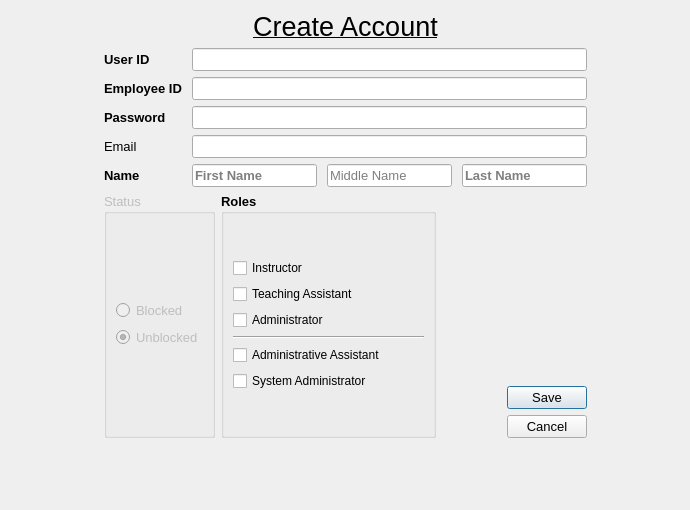
<?xml version="1.0" encoding="UTF-8"?>
<ui version="4.0">
 <class>AccountCreationScreen</class>
 <widget class="QDialog" name="AccountCreationScreen">
  <property name="geometry">
   <rect>
    <x>0</x>
    <y>0</y>
    <width>690</width>
    <height>510</height>
   </rect>
  </property>
  <property name="minimumSize">
   <size>
    <width>690</width>
    <height>510</height>
   </size>
  </property>
  <property name="windowTitle">
   <string>Dialog</string>
  </property>
  <layout class="QGridLayout" name="gridLayout">
   <item row="0" column="1">
    <layout class="QVBoxLayout" name="mainContainer">
     <property name="sizeConstraint">
      <enum>QLayout::SetDefaultConstraint</enum>
     </property>
     <item>
      <widget class="QLabel" name="screenTitle">
       <property name="maximumSize">
        <size>
         <width>16777215</width>
         <height>50</height>
        </size>
       </property>
       <property name="font">
        <font>
         <pointsize>20</pointsize>
         <underline>true</underline>
        </font>
       </property>
       <property name="text">
        <string>Create Account</string>
       </property>
       <property name="alignment">
        <set>Qt::AlignCenter</set>
       </property>
      </widget>
     </item>
     <item>
      <layout class="QGridLayout" name="gridLayout_4">
       <property name="rightMargin">
        <number>0</number>
       </property>
       <property name="horizontalSpacing">
        <number>10</number>
       </property>
       <item row="3" column="0">
        <widget class="QLabel" name="laEmail">
         <property name="sizePolicy">
          <sizepolicy hsizetype="Minimum" vsizetype="Preferred">
           <horstretch>0</horstretch>
           <verstretch>0</verstretch>
          </sizepolicy>
         </property>
         <property name="font">
          <font>
           <pointsize>10</pointsize>
          </font>
         </property>
         <property name="text">
          <string>Email</string>
         </property>
        </widget>
       </item>
       <item row="0" column="1" colspan="5">
        <widget class="QLineEdit" name="leUserID">
         <property name="font">
          <font>
           <pointsize>10</pointsize>
          </font>
         </property>
         <property name="maxLength">
          <number>10</number>
         </property>
        </widget>
       </item>
       <item row="3" column="1" colspan="5">
        <widget class="QLineEdit" name="leEmail">
         <property name="font">
          <font>
           <pointsize>10</pointsize>
          </font>
         </property>
         <property name="maxLength">
          <number>50</number>
         </property>
        </widget>
       </item>
       <item row="2" column="1" colspan="5">
        <widget class="QLineEdit" name="lePassword">
         <property name="font">
          <font>
           <pointsize>10</pointsize>
          </font>
         </property>
         <property name="maxLength">
          <number>30</number>
         </property>
        </widget>
       </item>
       <item row="1" column="0">
        <widget class="QLabel" name="laEmployeeID">
         <property name="sizePolicy">
          <sizepolicy hsizetype="Minimum" vsizetype="Preferred">
           <horstretch>0</horstretch>
           <verstretch>0</verstretch>
          </sizepolicy>
         </property>
         <property name="font">
          <font>
           <pointsize>10</pointsize>
           <weight>75</weight>
           <bold>true</bold>
          </font>
         </property>
         <property name="text">
          <string>Employee ID</string>
         </property>
        </widget>
       </item>
       <item row="2" column="0">
        <widget class="QLabel" name="laPassword">
         <property name="sizePolicy">
          <sizepolicy hsizetype="Minimum" vsizetype="Preferred">
           <horstretch>0</horstretch>
           <verstretch>0</verstretch>
          </sizepolicy>
         </property>
         <property name="font">
          <font>
           <pointsize>10</pointsize>
           <weight>75</weight>
           <bold>true</bold>
          </font>
         </property>
         <property name="text">
          <string>Password</string>
         </property>
        </widget>
       </item>
       <item row="1" column="1" colspan="5">
        <widget class="QLineEdit" name="leEmployeeID">
         <property name="font">
          <font>
           <pointsize>10</pointsize>
          </font>
         </property>
         <property name="maxLength">
          <number>10</number>
         </property>
        </widget>
       </item>
       <item row="0" column="0">
        <widget class="QLabel" name="laUserID">
         <property name="sizePolicy">
          <sizepolicy hsizetype="Minimum" vsizetype="Preferred">
           <horstretch>0</horstretch>
           <verstretch>0</verstretch>
          </sizepolicy>
         </property>
         <property name="font">
          <font>
           <pointsize>10</pointsize>
           <weight>75</weight>
           <bold>true</bold>
          </font>
         </property>
         <property name="text">
          <string>User ID</string>
         </property>
        </widget>
       </item>
       <item row="4" column="0">
        <widget class="QLabel" name="laName">
         <property name="sizePolicy">
          <sizepolicy hsizetype="Minimum" vsizetype="Preferred">
           <horstretch>0</horstretch>
           <verstretch>0</verstretch>
          </sizepolicy>
         </property>
         <property name="font">
          <font>
           <pointsize>10</pointsize>
           <weight>75</weight>
           <bold>true</bold>
          </font>
         </property>
         <property name="cursor">
          <cursorShape>ArrowCursor</cursorShape>
         </property>
         <property name="frameShape">
          <enum>QFrame::NoFrame</enum>
         </property>
         <property name="text">
          <string>Name</string>
         </property>
         <property name="textFormat">
          <enum>Qt::AutoText</enum>
         </property>
        </widget>
       </item>
       <item row="4" column="3">
        <widget class="QLineEdit" name="leMName">
         <property name="sizePolicy">
          <sizepolicy hsizetype="Expanding" vsizetype="Fixed">
           <horstretch>0</horstretch>
           <verstretch>0</verstretch>
          </sizepolicy>
         </property>
         <property name="font">
          <font>
           <pointsize>10</pointsize>
          </font>
         </property>
         <property name="placeholderText">
          <string>Middle Name</string>
         </property>
        </widget>
       </item>
       <item row="4" column="1" colspan="2">
        <widget class="QLineEdit" name="leFName">
         <property name="sizePolicy">
          <sizepolicy hsizetype="Expanding" vsizetype="Fixed">
           <horstretch>0</horstretch>
           <verstretch>0</verstretch>
          </sizepolicy>
         </property>
         <property name="font">
          <font>
           <pointsize>10</pointsize>
           <weight>75</weight>
           <bold>true</bold>
          </font>
         </property>
         <property name="placeholderText">
          <string>First Name   </string>
         </property>
         <property name="cursorMoveStyle">
          <enum>Qt::LogicalMoveStyle</enum>
         </property>
        </widget>
       </item>
       <item row="4" column="4" colspan="2">
        <widget class="QLineEdit" name="leLName">
         <property name="font">
          <font>
           <pointsize>10</pointsize>
           <weight>75</weight>
           <bold>true</bold>
          </font>
         </property>
         <property name="placeholderText">
          <string>Last Name</string>
         </property>
        </widget>
       </item>
      </layout>
     </item>
     <item>
      <layout class="QHBoxLayout" name="horizontalLayout">
       <item>
        <widget class="QGroupBox" name="groupBox">
         <property name="enabled">
          <bool>false</bool>
         </property>
         <property name="sizePolicy">
          <sizepolicy hsizetype="Preferred" vsizetype="Minimum">
           <horstretch>0</horstretch>
           <verstretch>0</verstretch>
          </sizepolicy>
         </property>
         <property name="font">
          <font>
           <pointsize>10</pointsize>
          </font>
         </property>
         <property name="title">
          <string>Status</string>
         </property>
         <layout class="QGridLayout" name="gridLayout_3">
          <item row="0" column="0">
           <layout class="QVBoxLayout" name="verticalLayout">
            <item>
             <widget class="QRadioButton" name="raBlocked">
              <property name="enabled">
               <bool>false</bool>
              </property>
              <property name="text">
               <string>Blocked</string>
              </property>
              <property name="checked">
               <bool>false</bool>
              </property>
             </widget>
            </item>
            <item>
             <widget class="QRadioButton" name="raUnblocked">
              <property name="enabled">
               <bool>false</bool>
              </property>
              <property name="text">
               <string>Unblocked</string>
              </property>
              <property name="checked">
               <bool>true</bool>
              </property>
             </widget>
            </item>
           </layout>
          </item>
         </layout>
        </widget>
       </item>
       <item>
        <widget class="QGroupBox" name="bRole">
         <property name="sizePolicy">
          <sizepolicy hsizetype="Expanding" vsizetype="Preferred">
           <horstretch>0</horstretch>
           <verstretch>0</verstretch>
          </sizepolicy>
         </property>
         <property name="minimumSize">
          <size>
           <width>215</width>
           <height>245</height>
          </size>
         </property>
         <property name="font">
          <font>
           <pointsize>10</pointsize>
           <weight>75</weight>
           <bold>true</bold>
          </font>
         </property>
         <property name="layoutDirection">
          <enum>Qt::LeftToRight</enum>
         </property>
         <property name="title">
          <string>Roles</string>
         </property>
         <property name="flat">
          <bool>false</bool>
         </property>
         <property name="checkable">
          <bool>false</bool>
         </property>
         <layout class="QGridLayout" name="gridLayout_2">
          <item row="0" column="0">
           <layout class="QVBoxLayout" name="verticalLayout_2">
            <item>
             <widget class="QCheckBox" name="chkInstructor">
              <property name="font">
               <font>
                <pointsize>9</pointsize>
                <weight>50</weight>
                <bold>false</bold>
               </font>
              </property>
              <property name="text">
               <string>Instructor</string>
              </property>
             </widget>
            </item>
            <item>
             <widget class="QCheckBox" name="chckTeachingAssistant">
              <property name="font">
               <font>
                <pointsize>9</pointsize>
                <weight>50</weight>
                <bold>false</bold>
               </font>
              </property>
              <property name="text">
               <string>Teaching Assistant</string>
              </property>
             </widget>
            </item>
            <item>
             <widget class="QCheckBox" name="chckAdministrator">
              <property name="font">
               <font>
                <pointsize>9</pointsize>
                <weight>50</weight>
                <bold>false</bold>
               </font>
              </property>
              <property name="text">
               <string>Administrator</string>
              </property>
             </widget>
            </item>
            <item>
             <widget class="Line" name="rbLine">
              <property name="orientation">
               <enum>Qt::Horizontal</enum>
              </property>
             </widget>
            </item>
            <item>
             <widget class="QCheckBox" name="chckAdminAssistant">
              <property name="font">
               <font>
                <pointsize>9</pointsize>
                <weight>50</weight>
                <bold>false</bold>
               </font>
              </property>
              <property name="text">
               <string>Administrative Assistant</string>
              </property>
             </widget>
            </item>
            <item>
             <widget class="QCheckBox" name="chckSystemAdmin">
              <property name="font">
               <font>
                <pointsize>9</pointsize>
                <weight>50</weight>
                <bold>false</bold>
               </font>
              </property>
              <property name="text">
               <string>System Administrator</string>
              </property>
             </widget>
            </item>
           </layout>
          </item>
         </layout>
        </widget>
       </item>
       <item>
        <spacer name="horizontalSpacer">
         <property name="orientation">
          <enum>Qt::Horizontal</enum>
         </property>
         <property name="sizeHint" stdset="0">
          <size>
           <width>40</width>
           <height>20</height>
          </size>
         </property>
        </spacer>
       </item>
       <item>
        <layout class="QVBoxLayout" name="verticalLayout_3">
         <item>
          <spacer name="verticalSpacer_2">
           <property name="orientation">
            <enum>Qt::Vertical</enum>
           </property>
           <property name="sizeType">
            <enum>QSizePolicy::Expanding</enum>
           </property>
           <property name="sizeHint" stdset="0">
            <size>
             <width>20</width>
             <height>40</height>
            </size>
           </property>
          </spacer>
         </item>
         <item>
          <widget class="QPushButton" name="buSave">
           <property name="font">
            <font>
             <pointsize>10</pointsize>
            </font>
           </property>
           <property name="text">
            <string>Save</string>
           </property>
          </widget>
         </item>
         <item>
          <widget class="QPushButton" name="buCancel">
           <property name="font">
            <font>
             <pointsize>10</pointsize>
            </font>
           </property>
           <property name="toolTipDuration">
            <number>0</number>
           </property>
           <property name="text">
            <string>Cancel</string>
           </property>
           <property name="checkable">
            <bool>false</bool>
           </property>
           <property name="default">
            <bool>false</bool>
           </property>
           <property name="flat">
            <bool>false</bool>
           </property>
          </widget>
         </item>
        </layout>
       </item>
      </layout>
     </item>
    </layout>
   </item>
   <item row="0" column="2">
    <spacer name="horizontalSpacer_2">
     <property name="orientation">
      <enum>Qt::Horizontal</enum>
     </property>
     <property name="sizeHint" stdset="0">
      <size>
       <width>40</width>
       <height>20</height>
      </size>
     </property>
    </spacer>
   </item>
   <item row="0" column="0">
    <spacer name="horizontalSpacer_3">
     <property name="orientation">
      <enum>Qt::Horizontal</enum>
     </property>
     <property name="sizeHint" stdset="0">
      <size>
       <width>40</width>
       <height>20</height>
      </size>
     </property>
    </spacer>
   </item>
   <item row="1" column="1">
    <spacer name="verticalSpacer">
     <property name="orientation">
      <enum>Qt::Vertical</enum>
     </property>
     <property name="sizeHint" stdset="0">
      <size>
       <width>20</width>
       <height>40</height>
      </size>
     </property>
    </spacer>
   </item>
  </layout>
 </widget>
 <tabstops>
  <tabstop>leUserID</tabstop>
  <tabstop>leEmployeeID</tabstop>
  <tabstop>lePassword</tabstop>
  <tabstop>leEmail</tabstop>
  <tabstop>leLName</tabstop>
  <tabstop>chkInstructor</tabstop>
  <tabstop>chckTeachingAssistant</tabstop>
  <tabstop>chckAdministrator</tabstop>
  <tabstop>chckAdminAssistant</tabstop>
  <tabstop>chckSystemAdmin</tabstop>
  <tabstop>raBlocked</tabstop>
  <tabstop>raUnblocked</tabstop>
  <tabstop>buSave</tabstop>
  <tabstop>buCancel</tabstop>
 </tabstops>
 <resources/>
 <connections/>
</ui>
